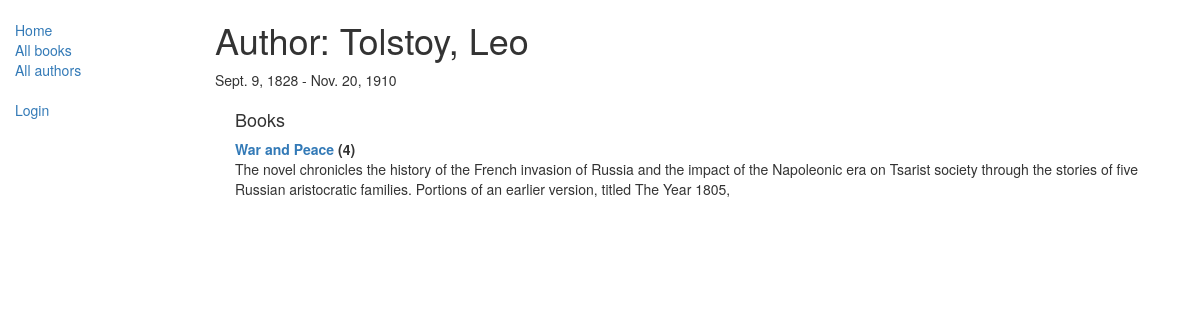
The app's page /catalog/author/1 with its own data.
### catalog/models.py (models this page shows, shortened)
class Author(models.Model):
    first_name = models.CharField(max_length=100)
    last_name = models.CharField(max_length=100)
    date_of_birth = models.DateField(null=True, blank=True)
    date_of_death = models.DateField('Died', null=True, blank=True)
    def __str__(self):
        return '%s, %s' % (self.last_name, self.first_name)

class Book(models.Model):
    title = models.CharField(max_length=200)
    author = models.ForeignKey('Author',on_delete=models.SET_NULL, null=True)
    summary = models.TextField(max_length=1000, help_text='Enter a brief description of the book')
    isbn = models.CharField('ISBN',max_length=13, help_text='13 Character <a href="https://www.isbn-international.org/content/what-isbn">ISBN number</a>')
    genre = models.ManyToManyField(Genre, help_text="select a genre for this book")
    language = models.ForeignKey('Language',on_delete=models.SET_NULL,null=True)
    def __str__(self):
        return self.title
    def display_genre(self):
        """
        Creates a string for the Genre. This is required to display genre in Admin
        """
        return ', '.join([genre.name for genre in self.genre.all()[:3]])
    display_genre.short_description = 'Genre'

### catalog/views.py (the view)
# urls.py: url(r'^author/(?P<pk>\d+)$', views.AuthorDetailView.as_view(), name='author-detail'),
class AuthorDetailView(generic.DetailView):
    model = Author

### catalog/templates/catalog/author_detail.html
{% extends "base_generic.html" %}
{% block content %}
  <h1>Author: {{ author }}</h1>
  <p>{{ author.date_of_birth }} - {% if author.date_of_death %}{{ author.date_of_death }}{%endif%}</p>
  <div style="margin-left:20px;margin-top:20px">
  <h4>Books</h4>
  <dl>
    {% for book in author.book_set.all %}
    <dt><a href="{% url 'book-detail' book.pk %}">{{ book }}</a> ({{book.bookinstance_set.all.count}})</dt>
    <dd>{{book.summary}}</dd>
  {% endfor %}
  </dl>
  </div>
{% endblock %}

### records on screen
Author: last_name+first_name "Tolstoy, Leo", date_of_birth "Sept. 9, 1828", date_of_death "Nov. 20, 1910"
Book: title "War and Peace", bookinstance_set.all.count "4", summary "The novel chronicles the history of the French invasion of Russia and the impact of the Napoleonic era on Tsarist society through the stories of five Russian aristocratic families. Portions of an earlier version, titled The Year 1805,"
